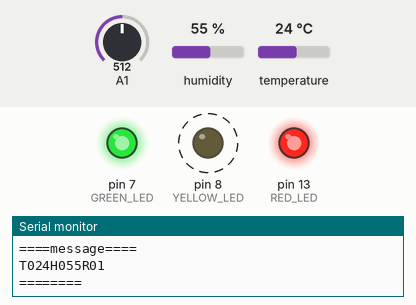
Simulated run of this sketch. Board: Arduino Uno, built with avr-gcc and run on an emulated ATmega328P. On the bench: output pins drawn as LEDs (lit = HIGH), the last lines printed to the serial monitor. Dashed ring = blinking. Inputs (shaded band) come from the test bench; at power-on: A1 = 512, humidity 55 %, temperature 24 °C. No radio packets arrive unless stated.

Above: at 1.3 s.
1.4 s: A1 set to 990
4.4 s: A1 set to 1019
At 5.12 s:
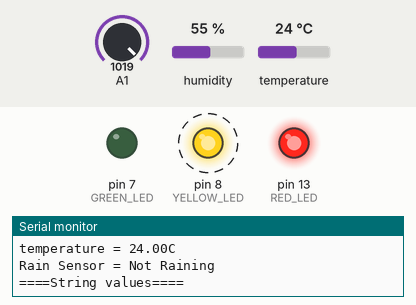
Timing chart, 0 to 13.4 s (numbered marks = the images above; inputs shaded):
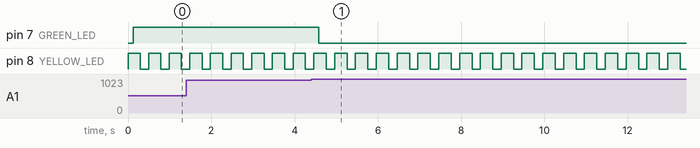

The sketch:

Weather_Station_Transmitter_v1.0.ino
```cpp
#include <dht.h>
#include <VirtualWire.h> //Load the library

#define dht_dpin A0 //no ; here. Set equal to channel sensor is on

dht DHT;

String tempVal;
String humVal;
String rainVal;

int rainSensor;
int tempSensor;
int humidSensor;
int rainNum = 0;

String message;
char sentvalues[27];

float temp;        //Define the temp float variable
int sensor = 0;     // sensor middle pin on analog pin 0
char msg[6];


void setup() {
  Serial.begin(9600);
  vw_set_tx_pin(12);          // Sets pin D12 as the TX pin
  vw_setup(2000);          // Bits per sec

  pinMode(13, OUTPUT); //RED LED
  pinMode(8, OUTPUT); //YELLOW LED
  pinMode(7, OUTPUT); //GREEN LED

  digitalWrite(13, HIGH); //Red LED on

}

void loop() {

  digitalWrite(8, HIGH); //Yellow LED on

  //===== Get the sensor values =====

  temperature();

  tempVal = "0";
  tempVal += tempSensor;
  humVal = "0";
  humVal += humidSensor;

  rain();

  rainVal = "0";
  rainVal += rainNum;

  Serial.println("");
  Serial.println("====String values====");
  Serial.print("temp: ");
  Serial.print(tempVal);
  Serial.print("  hum: ");
  Serial.print(humVal);
  Serial.print("  rain: ");
  Serial.println(rainVal);
  Serial.println("");


  //===== Send the sensor values ====

  // construct the message
  message = "T" + tempVal + "H" + humVal + "R" + rainVal;
  message.toCharArray(sentvalues, 27);

  //reset the strings to empty
  tempVal = "";
  humVal = "";
  rainVal = "";

  Serial.println("====message==== ");
  Serial.println(message);
  Serial.println("========");
  Serial.println("");

  //send the message
  vw_send((uint8_t *)sentvalues, strlen(sentvalues));
  vw_wait_tx();

  //=================================

  delay(50);
  digitalWrite(8, LOW); //YellowLED off
  delay(200);

}
```

rain.ino
```cpp
void rain() {

  rainSensor = analogRead(A1);

  if (rainSensor > 1000) {
    Serial.print("Rain Sensor = ");
    Serial.println("Not Raining");
    digitalWrite(7, LOW); //Green LED off
    rainNum = 0;
  }

  else if (rainSensor < 300) {
    Serial.print("Rain Sensor = ");
    Serial.println("Heavy Rain");
    rainNum = 2;
    digitalWrite(7, HIGH); //Green LED on
  }

  else if (rainSensor < 1000) {
    Serial.print("Rain Sensor = ");
    Serial.println("Raining");
    rainNum = 1;
    digitalWrite(7, HIGH); //Green LED on
  }

}
```

temperature.ino
```cpp
void temperature() {

  tempSensor = DHT.temperature;
  humidSensor = DHT.humidity;

  DHT.read11(dht_dpin);
  Serial.print("Current humidity = ");
  Serial.print(DHT.humidity);
  Serial.println("%  ");
  Serial.print("temperature = ");
  Serial.print(DHT.temperature);
  Serial.println("C  ");

  delay(100);
  //Don't try to access too frequently... in theory
  //should be once per two seconds, fastest,
  //but seems to work after 0.8 second.
}// end loop()
```

Measured:
- the behaviour switches between 1000 and 1001 on A1 (found by bisection; images 0 and 1)
- after the input at 4.4 s, pin 7 (GREEN_LED): HIGH → LOW after 0.18 s
- by itself, pin 8 (YELLOW_LED): alternates HIGH for 0.30 s and LOW for 0.20 s
